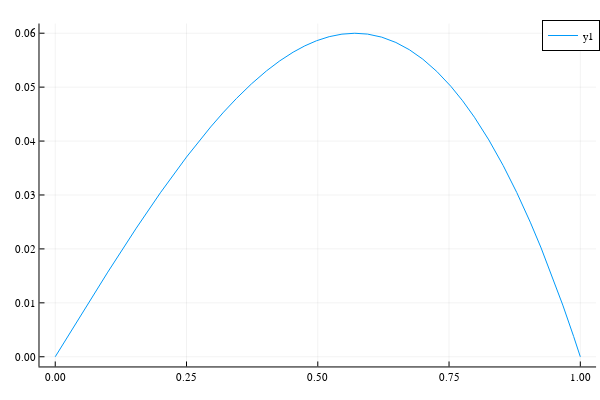

Notebook cell for this chart:
### Code cell
# Ovaj simbolički račun traje duže
plot(ug,0,1)

### Figure 1 — Plotly figure (JSON) as saved in the notebook; plotly's stock layout.template omitted (floating-point values rounded to 4 significant figures)
{"data": [{"colorbar": {"title": ""}, "legendgroup": "y1", "line": {"color": "rgba(0, 154, 250, 1.000)", "dash": "solid", "shape": "linear", "width": 1}, "mode": "lines", "name": "y1", "showlegend": true, "type": "scatter", "x": [0, 0.009766, 0.1001, 0.1543, 0.2002, 0.2501, 0.296, 0.3206, 0.3453, 0.3738, 0.4023, 0.4277, 0.4531, 0.4753, 0.4975, 0.5218, 0.546, 0.5704, 0.5948, 0.6218, 0.6487, 0.6744, 0.7001, 0.7267, 0.7534, 0.7759, 0.7983, 0.8257, 0.8532, 0.8789, 0.9047, 0.9254, 0.946, 0.9666, 0.9873, 0.9905, 0.9936, 0.9968, 1], "xaxis": "x", "y": [0, 0.001548, 0.0157, 0.02385, 0.0304, 0.03704, 0.04262, 0.04536, 0.04792, 0.05061, 0.05301, 0.05488, 0.05648, 0.05765, 0.0586, 0.05936, 0.05983, 0.05999, 0.05984, 0.05927, 0.05829, 0.05694, 0.05518, 0.05291, 0.05016, 0.04747, 0.04442, 0.04021, 0.03545, 0.03046, 0.02496, 0.02018, 0.01505, 0.009581, 0.00376, 0.002833, 0.001897, 0.0009527, -1.777e-18], "yaxis": "y", "zmax": null, "zmin": null}], "layout": {"annotations": [], "height": 400, "legend": {"bgcolor": "rgba(255, 255, 255, 1.000)", "bordercolor": "rgba(0, 0, 0, 1.000)", "borderwidth": 1, "font": {"color": "rgba(0, 0, 0, 1.000)", "family": "sans-serif", "size": 11}, "title": {"font": {"color": "rgba(0, 0, 0, 1.000)", "family": "sans-serif", "size": 15}, "text": ""}, "tracegroupgap": 0, "traceorder": "normal", "x": 1, "xanchor": "auto", "y": 1, "yanchor": "auto"}, "margin": {"b": 20, "l": 0, "r": 0, "t": 20}, "paper_bgcolor": "rgba(255, 255, 255, 1.000)", "plot_bgcolor": "rgba(255, 255, 255, 1.000)", "showlegend": true, "width": 600, "xaxis": {"anchor": "y", "domain": [0.06582, 0.9934], "gridcolor": "rgba(0, 0, 0, 0.100)", "gridwidth": 0.5, "linecolor": "rgba(0, 0, 0, 1.000)", "mirror": false, "range": [-0.03, 1.03], "showgrid": true, "showline": true, "showticklabels": true, "tickangle": 0, "tickcolor": "rgb(0, 0, 0)", "tickfont": {"color": "rgba(0, 0, 0, 1.000)", "family": "sans-serif", "size": 11}, "tickmode": "array", "ticks": "inside", "ticktext": ["0.00", "0.25", "0.50", "0.75", "1.00"], "tickvals": [0, 0.25, 0.5, 0.75, 1], "title": "", "titlefont": {"color": "rgba(0, 0, 0, 1.000)", "family": "sans-serif", "size": 15}, "type": "-", "visible": true, "zeroline": false, "zerolinecolor": "rgba(0, 0, 0, 1.000)"}, "yaxis": {"anchor": "x", "domain": [0.03762, 0.9902], "gridcolor": "rgba(0, 0, 0, 0.100)", "gridwidth": 0.5, "linecolor": "rgba(0, 0, 0, 1.000)", "mirror": false, "range": [-0.0018, 0.06179], "showgrid": true, "showline": true, "showticklabels": true, "tickangle": 0, "tickcolor": "rgb(0, 0, 0)", "tickfont": {"color": "rgba(0, 0, 0, 1.000)", "family": "sans-serif", "size": 11}, "tickmode": "array", "ticks": "inside", "ticktext": ["0.00", "0.01", "0.02", "0.03", "0.04", "0.05", "0.06"], "tickvals": [0, 0.01, 0.02, 0.03, 0.04, 0.05, 0.06], "title": "", "titlefont": {"color": "rgba(0, 0, 0, 1.000)", "family": "sans-serif", "size": 15}, "type": "-", "visible": true, "zeroline": false, "zerolinecolor": "rgba(0, 0, 0, 1.000)"}}}
